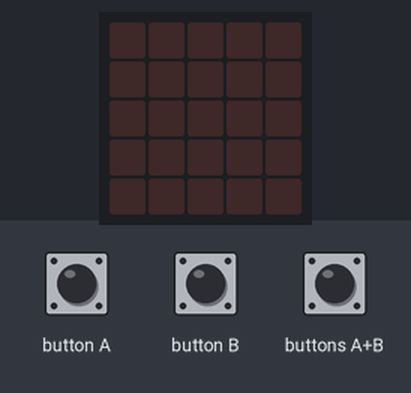
Recording of a program running on a simulated BBC micro:bit running MicroPython. Shown: the board's 5×5 LED display. Inputs (shaded band) come from the test bench. Dim RGB values are drawn brighter than linear.

Above: at 1.2 s.
1.3 s: buttons A+B pressed for 0.15 s
At 1.4 s:
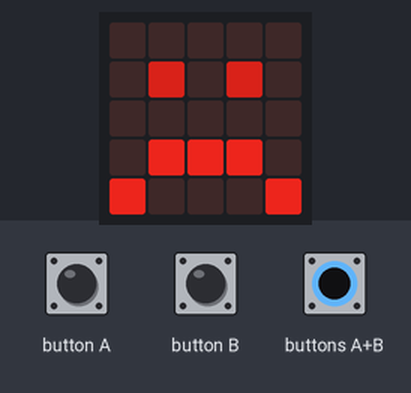
4.3 s: button A pressed for 0.15 s
At 7.0 s:
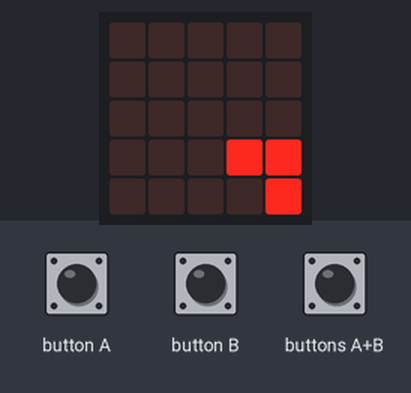
7.3 s: button B pressed for 0.15 s
At 9.0 s:
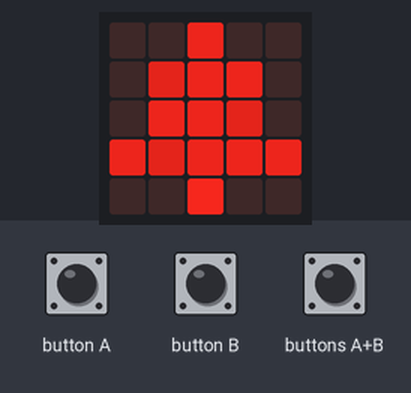
9.8 s: button A pressed for 1 s
At 10.5 s:
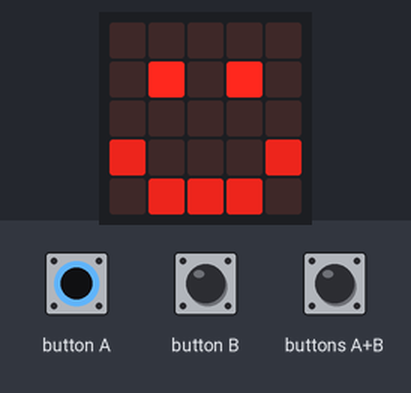
12.8 s: button B pressed for 1 s
At 13.4 s:
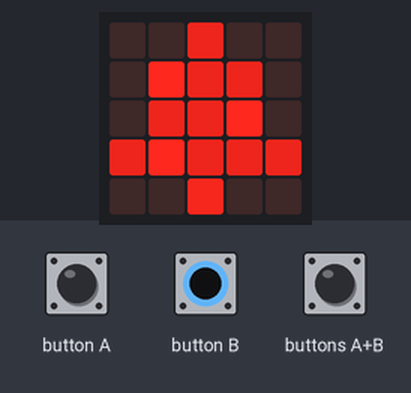
Timing chart, 0 to 15.8 s (numbered marks = the images above; inputs shaded):
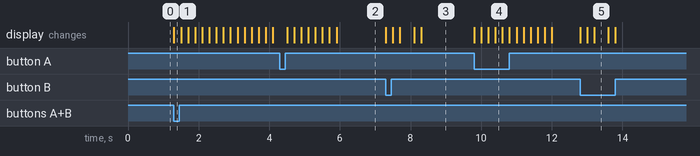

The program:

10020111_1a-Meghan.py
```python
import microbit
import radio
import math

#constants
mijnReserve  = 0
mijnSchool   = 20
mijnLeerling = 111

#setup
radio.config(group=1)
radio.on()

####################################################
##### vanaf hier mag je stukjes code aanpassen #####
####################################################

def functie_A():
    # deze code mag je veranderen
    tv0 = microbit.Image('50000:'
                         '55000:'
                         '50000:'
                         '99900:'
                         '99000:' )
    tv1 = microbit.Image('05000:'
                         '05500:'
                         '05000:'
                         '99990:'
                         '99900:' )
    tv2 = microbit.Image('00500:'
                         '00550:'
                         '00500:'
                         '99999:'
                         '09990:' )
    tv3 = microbit.Image('00050:'
                         '00055:'
                         '00050:'
                         '09999:'
                         '00999:' )
    tv4 = microbit.Image('00005:'
                         '00005:'
                         '00005:'
                         '00999:'
                         '00099:' )
    tv5 = microbit.Image('00000:'
                         '00000:'
                         '00000:'
                         '00099:'
                         '00009:' )

    anim = [tv0,tv1,tv2,tv3,tv4,tv5]

    for i in anim:
        microbit.display.show(i)
        microbit.sleep(200)
    # tot hier


def functie_B():
    # deze code mag je veranderen
    tv0 = microbit.Image('00700:'
                         '07770:'
                         '07770:'
                         '77777:'
                         '00800:' )
    tv1 = microbit.Image('00700:'
                         '06770:'
                         '07760:'
                         '76777:'
                         '00800:' )
    tv2 = microbit.Image('00700:'
                         '09770:'
                         '07790:'
                         '79777:'
                         '00800:' )
    tv3 = microbit.Image('00700:'
                         '09770:'
                         '07790:'
                         '79777:'
                         '00800:' )
    tv4 = microbit.Image('00700:'
                         '08770:'
                         '07780:'
                         '78777:'
                         '00800:' )
    tv5 = microbit.Image('00700:'
                         '06770:'
                         '07760:'
                         '76777:'
                         '00800:' )

    anim = [tv0,tv1,tv2,tv3,tv4,tv5]

    for i in anim:
        microbit.display.show(i)
        microbit.sleep(200)
    # tot hier


def functie_AB():
    # deze code mag je veranderen
    tv0 = microbit.Image('00000:'
                         '05050:'
                         '00000:'
                         '07770:'
                         '70007:' )
    tv1 = microbit.Image('00000:'
                         '07070:'
                         '00000:'
                         '07770:'
                         '70007:' )
    tv2 = microbit.Image('00000:'
                         '09090:'
                         '00000:'
                         '07770:'
                         '70007:' )
    tv3 = microbit.Image('00000:'
                         '09090:'
                         '00000:'
                         '70007:'
                         '07770:' )
    tv4 = microbit.Image('00000:'
                         '07070:'
                         '00000:'
                         '70007:'
                         '07770:' )
    tv5 = microbit.Image('00000:'
                         '05050:'
                         '00000:'
                         '70007:'
                         '07770:' )

    anim = [tv0,tv1,tv2,tv3,tv4,tv5]

    for i in anim:
        microbit.display.show(i)
        microbit.sleep(200)
    # tot hier


############################################
###### tot hier mag je code aanpassen ######
############################################

def handleRadio(incoming):
    receivedNumber = float(incoming)
    nummerOntvangen = receivedNumber
    nummerKnopje    = int(nummerOntvangen / 1000000)
    nummerOntvangen = nummerOntvangen - nummerKnopje * 1000000
    nummerReserve   = int(nummerOntvangen / 100000)
    nummerOntvangen = nummerOntvangen - nummerReserve* 100000
    nummerSchool    = int(nummerOntvangen / 1000)
    nummerOntvangen = nummerOntvangen - nummerSchool * 1000
    nummerLeerling  = int(nummerOntvangen)

    if nummerReserve  == mijnReserve  or nummerReserve  == 0 :
        if nummerSchool   == mijnSchool   or nummerSchool   == 0:
            if nummerLeerling == mijnLeerling or nummerLeerling == 0:
                if nummerKnopje == 1:
                    #microbit.pin5.write_digital(0)
                    #microbit.sleep(50)
                    #microbit.pin5.write_digital(1)
                    functie_A()
                elif nummerKnopje == 2:
                    #microbit.pin11.write_digital(0)
                    #microbit.sleep(50)
                    #microbit.pin11.write_digital(1)
                    functie_B()
                else:
                    #microbit.pin5.write_digital(0)
                    #microbit.pin11.write_digital(0)
                    #microbit.sleep(50)
                    #microbit.pin5.write_digital(1)
                    #microbit.pin11.write_digital(1)
                    functie_AB()


def get_message():
    try:
        msg = radio.receive_bytes()
        if msg is not None:
            if int(msg[0]) == 01 and int(msg[1]) == 00 and int(msg[2]) == 01:
                packet_type = msg[3]
                if packet_type == 0:
                    payload = 0
                    for i in range(len(msg[12:])):
                        payload += msg[12+i] * math.pow(256, i)
                    handleRadio(payload)
    except Exception as e:
        radio.off()
        radio.on()


while True:
    get_message()

    if microbit.button_a.was_pressed() and microbit.button_b.was_pressed():
        functie_AB()
    elif microbit.button_a.get_presses() > 0:
        functie_A()
    elif microbit.button_b.get_presses() > 0:
        functie_B()
```

Measured:
- after the input at 1.3 s, the display: changes at once (image 1)
- after the input at 4.3 s, the display: first differs from a run without the input after 0.60 s (image 2 shows a later state)
- after the input at 7.3 s, the display: first changes at once (image 3 shows a later state)
- after the input at 9.8 s, the display: first changes at once (image 4 shows a later state)
- after the input at 12.8 s, the display: first changes at once (image 5 shows a later state)
- what the display in image 5 shows lasts 0.4 s, from 13.2 s to 13.6 s
